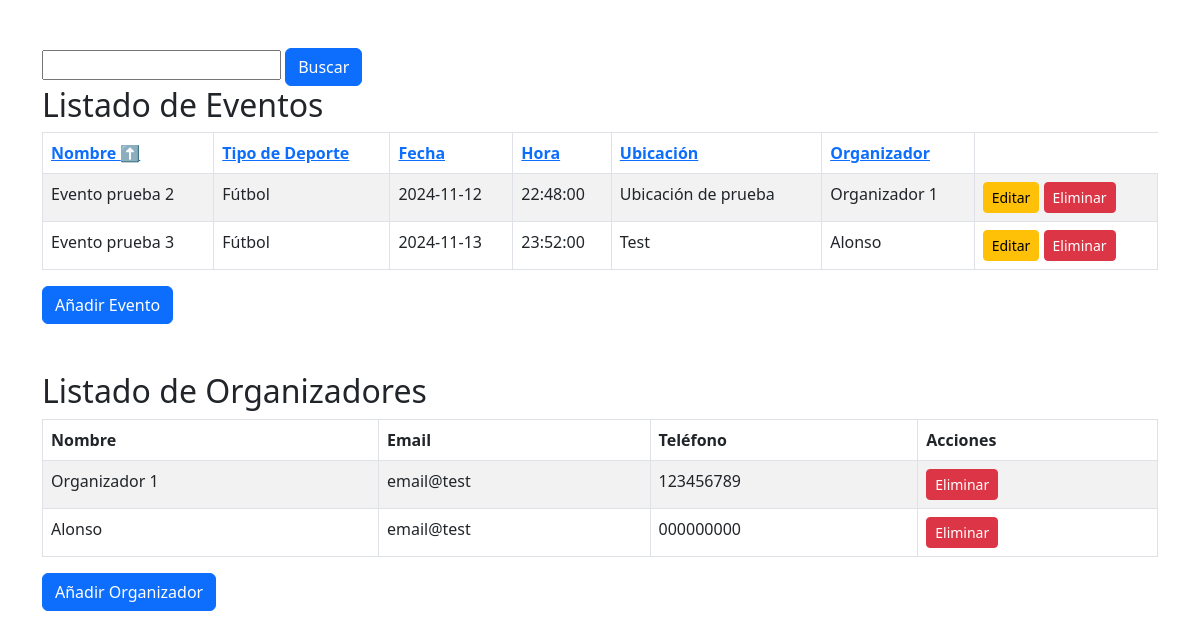
The page / on the database its author committed.
### tables this page shows
CREATE TABLE IF NOT EXISTS `eventos` (
  `id` int NOT NULL AUTO_INCREMENT,
  `nombre_evento` varchar(255) NOT NULL,
  `tipo_deporte` varchar(100) NOT NULL,
  `fecha` date NOT NULL,
  `hora` time NOT NULL,
  `ubicacion` varchar(255) DEFAULT NULL,
  `id_organizador` int DEFAULT NULL,
  PRIMARY KEY (`id`),
  KEY `id_organizador` (`id_organizador`)
);

CREATE TABLE IF NOT EXISTS `organizadores` (
  `id` int NOT NULL AUTO_INCREMENT,
  `nombre` varchar(255) NOT NULL,
  `email` varchar(100) NOT NULL,
  `telefono` varchar(20) DEFAULT NULL,
  PRIMARY KEY (`id`)
);

### procesar.php (called while the page is built, shortened)
<?php
function listarEventos($conn, $filtro, $orden = 'nombre_evento', $direccion = 'ASC') {
    $sql = "SELECT e.*, o.nombre AS organizador
            FROM eventos e
            JOIN organizadores o ON e.id_organizador = o.id";
    $ordenValido = in_array($orden, ['nombre_evento', 'tipo_deporte', 'fecha', 'hora', 'ubicacion', 'organizador']);
    $direccionValida = in_array($direccion, ['ASC', 'DESC']);
    if ($ordenValido && $direccionValida) {
        $sql .= " ORDER BY $orden $direccion";
    }
    return $conn->query($sql);
}
function listarOrganizadores($conn) {
    $sql = "SELECT * FROM organizadores";
    return $conn->query($sql);
}
?>

### index.php (the view, shortened to what this page needs)
<?php
include 'procesar.php';
$filtro = isset($_GET['filtro']) ? $_GET['filtro'] :'';
$orden = isset($_GET['orden']) ? $_GET['orden'] : 'nombre_evento';
$direccion = isset($_GET['direccion']) ? $_GET['direccion'] : 'ASC';
$nuevaDireccion = ($direccion === 'ASC') ? 'DESC' : 'ASC';
$eventos = listarEventos($conn, $filtro, $orden, $direccion);
?>
<!DOCTYPE html>
<html lang="es">
<head>
    <link href="https://cdn.jsdelivr.net/npm/bootstrap@5.3.0-alpha1/dist/css/bootstrap.min.css" rel="stylesheet">
</head>
<body>
<div class="container mt-5">
<form method="GET">
<input name="filtro" type='text' value="<?php echo $filtro  ?>" >
<button type="submit" class="btn btn-primary">Buscar</button>
</form>
<h2>Listado de Eventos</h2>
<table class="table table-striped table-bordered table-hover">
    <thead>
    <tr>
            <th><a href="?orden=nombre_evento&direccion=<?php echo $nuevaDireccion; ?>">Nombre <?php echo ($orden === 'nombre_evento') ? ($direccion === 'ASC' ? '⬆️' : '⬇️') : ''; ?></a></th>
            <th><a href="?orden=tipo_deporte&direccion=<?php echo $nuevaDireccion; ?>">Tipo de Deporte <?php echo ($orden === 'tipo_deporte') ? ($direccion === 'ASC' ? '⬆️' : '⬇️') : ''; ?></a></th>
            <th><a href="?orden=fecha&direccion=<?php echo $nuevaDireccion; ?>">Fecha <?php echo ($orden === 'fecha') ? ($direccion === 'ASC' ? '⬆️' : '⬇️') : ''; ?></a></th>
            <th><a href="?orden=hora&direccion=<?php echo $nuevaDireccion; ?>">Hora <?php echo ($orden === 'hora') ? ($direccion === 'ASC' ? '⬆️' : '⬇️') : ''; ?></a></th>
            <th><a href="?orden=ubicacion&direccion=<?php echo $nuevaDireccion; ?>">Ubicación <?php echo ($orden === 'ubicacion') ? ($direccion === 'ASC' ? '⬆️' : '⬇️') : ''; ?></a></th>
            <th><a href="?orden=organizador&direccion=<?php echo $nuevaDireccion; ?>">Organizador <?php echo ($orden === 'organizador') ? ($direccion === 'ASC' ? '⬆️' : '⬇️') : ''; ?></a></th>
        </tr>
    </thead>
    <tbody>
    <?php
    while ($evento = $eventos->fetch_assoc()) {
        echo "<tr>
                <td>{$evento['nombre_evento']}</td>
                <td>{$evento['tipo_deporte']}</td>
                <td>{$evento['fecha']}</td>
                <td>{$evento['hora']}</td>
                <td>{$evento['ubicacion']}</td>
                <td>{$evento['organizador']}</td>
                <td>
                    <a href='formularioEvento.php?id={$evento['id']}' class='btn btn-warning btn-sm'>Editar</a>
                    <form action='procesar.php' method='POST' style='display:inline;'>
                        <input type='hidden' name='accion' value='eliminarEvento'>
                        <input type='hidden' name='id' value='{$evento['id']}'>
                        <button type='submit' class='btn btn-danger btn-sm' onclick='return confirm(\"¿Estás seguro de que deseas eliminar este evento?\");'>Eliminar</button>
                    </form>
                </td>
            </tr>";
    }
    ?>
    </tbody>
</table>
<a href="formularioEvento.php" class="btn btn-primary">Añadir Evento</a>
<h2 class="mt-5">Listado de Organizadores</h2>
<table class="table table-striped table-bordered table-hover">
    <thead>
        <tr>
            <th>Nombre</th>
            <th>Email</th>
            <th>Teléfono</th>
            <th>Acciones</th>
        </tr>
    </thead>
    <tbody>
    <?php
    $organizadores = listarOrganizadores($conn);
    while ($organizador = $organizadores->fetch_assoc()) {
        echo "<tr>
                <td>{$organizador['nombre']}</td>
                <td>{$organizador['email']}</td>
                <td>{$organizador['telefono']}</td>
                <td>
                    <form action='procesar.php' method='POST' style='display:inline;'>
                        <input type='hidden' name='accion' value='eliminarOrganizador'>
                        <input type='hidden' name='id' value='{$organizador['id']}'>
                        <button type='submit' class='btn btn-danger btn-sm' onclick='return confirm(\"¿Estás seguro de que deseas eliminar este organizador?\");'>Eliminar</button>
                    </form>
                </td>
            </tr>";
    }
    ?>
    </tbody>
</table>
<a href="formularioOrganizador.php" class="btn btn-primary">Añadir Organizador</a>
</div>
</body>
</html>

### rows shown on the page
eventos: nombre_evento "Evento prueba 2", tipo_deporte "Fútbol", fecha "2024-11-12", hora "22:48:00", ubicacion "Ubicación de prueba", id_organizador.nombre "Organizador 1"
eventos: nombre_evento "Evento prueba 3", tipo_deporte "Fútbol", fecha "2024-11-13", hora "23:52:00", ubicacion "Test", id_organizador.nombre "Alonso"
organizadores: nombre "Organizador 1", email "email@test", telefono "123456789"
organizadores: nombre "Alonso", email "email@test", telefono "000000000"
